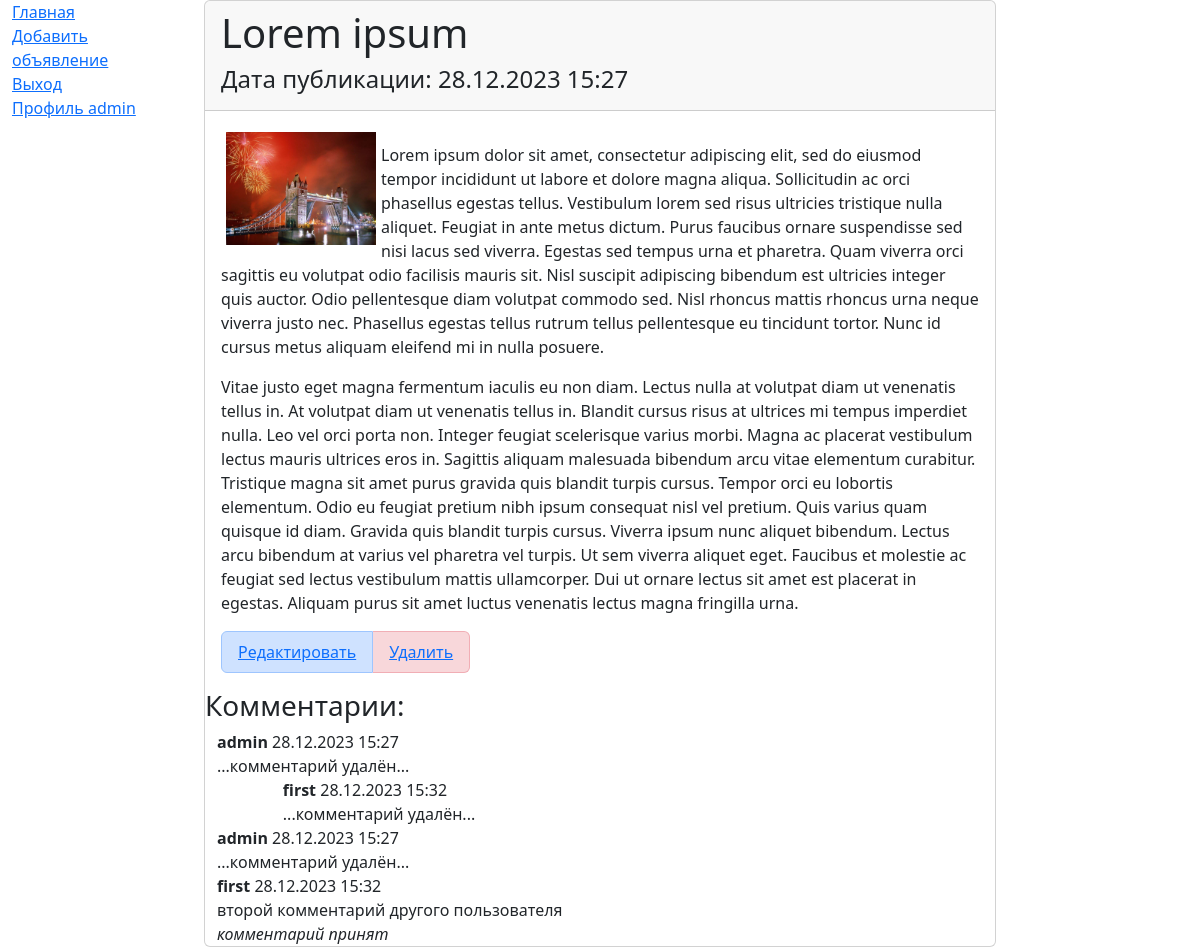
Screenshot of /app/private/1/ (signed in) with the database file from the repository.
### app/models.py (models this page shows, shortened)
class Post(models.Model):
    linkedAuthor = models.ForeignKey(Author, on_delete=models.CASCADE)
    TANKS = "T"
    HEALERS = "H"
    DD = "D"
    SELLERS = "S"
    GUILD_MASTERS = "G"
    QUEST_GIVERS = "Q"
    BLACKSMITHS = "B"
    TANNERS = "T"
    POTION_MASTERS = "P"
    CAST_SPELLERS = "C"
    NO_ONE = "N"
    CATEGORY_CHOICES = (
        (TANKS, 'Танки'),
        (HEALERS, 'Хилы'),
        (DD, 'ДД'),
        (SELLERS, 'Торговцы'),
        (GUILD_MASTERS, 'Гилдмастеры'),
        (QUEST_GIVERS, 'Квестгиверы'),
        (BLACKSMITHS, 'Кузнецы'),
        (TANNERS, 'Кожевники'),
        (POTION_MASTERS, 'Зельевары'),
        (CAST_SPELLERS, 'Мастера заклинаний'),
        (NO_ONE, 'Никто')
    )
    categoryType = models.CharField(max_length=2, choices=CATEGORY_CHOICES, default=NO_ONE)
    title = models.CharField(max_length=50, unique=True, verbose_name="Заголовок")
    content = RichTextUploadingField(verbose_name="Сообщение")
    dateCreation = models.DateTimeField(auto_now_add=True)

class Comment(models.Model):
    linkedPost = models.ForeignKey(Post, on_delete=models.CASCADE, blank=True, null=True, related_name='linkedComments')
    linkedUser = models.ForeignKey(User, on_delete=models.CASCADE)
    parent = models.ForeignKey('self', on_delete=models.SET_NULL, blank=True, null=True, related_name="commented")
    acceptedBy = models.ForeignKey(User, on_delete=models.SET_NULL, blank=True, null=True, related_name="accepted")
    commentText = models.TextField()
    dateCreation = models.DateTimeField(auto_now_add=True)
    familyTree = models.CharField(max_length=500, blank=True, null=True)
    is_deleted = models.BooleanField(null=False, default=False)
    def get_offset(self):
        x = len(str(self.familyTree).split("-")) - 2
        return 5 if x > 5 else x
    def get_col(self):
        return 12 - self.get_offset()

### app/views.py (the view)
# urls.py: path('private/<int:pk>/', PrivateDetailView.as_view(), name='private_post'),
class PrivateDetailView(LoginRequiredMixin, DetailView):
    template_name = 'app/private_post.html'
    model = Post
    context_object_name = 'post'
    paginate_by = 15
    def get_context_data(self, **kwargs):
        context = super().get_context_data(**kwargs)
        context['comments'] = (
            Comment.objects
            .filter(linkedPost__id=self.kwargs['pk'])
            .order_by('familyTree')
        )
        return context

### templates/app/private_post.html (shortened to what this page needs)
{% extends 'default.html' %}
{% block content %}
    <div class="card">
        {% if post %}
            <div class="card-header">
                <h1>{{ post.title }}</h1>
                <h4>Дата публикации: {{ post.dateCreation|date:'d.m.Y H:i' }}</h4>
            </div>
            <div class="card-body">
                {{post.content|safe}}
                {% if user == post.linkedAuthor.user %}
                    <ul class="list-group list-group-horizontal">
                        <li class="list-group-item list-group-item-primary"><a href="{% url 'post_update' pk=post.id %}">Редактировать</a></li>
                        <li class="list-group-item list-group-item-danger"><a href="{% url 'post_delete' pk=post.id %}">Удалить</a></li>
                    </ul>
                {% endif %}
            </div>
            <h3>Комментарии:</h3>
            <div class="container">
                {% if comments %}
                    {% for c in comments %}
                        <div class="row">
                            <div class="col-lg-{{ c.get_col }} offset-lg-{{ c.get_offset }}">
                                <div class="panel panel-default">
                                    <div class="panel-heading">
                                        <b>{{ c.linkedUser.username }}</b>&nbsp;{{ c.dateCreation|date:'d.m.Y H:i' }}
                                    </div>
                                    {% if not c.is_deleted %}
                                        <div class="panel-body">
                                            {{ c.commentText }}
                                        </div>
                                        <div class="panel-footer">
                                            {% if c.acceptedBy == null %}
                                                {% if user != c.linkedUser %}
                                                    <a class="btn btn-outline-success" href="{% url 'comment_accept' pk=c.id %}?pk={{ c.id }}">принять</a>
                                                {% endif %}
                                                {% if user == post.linkedAuthor.user %}
                                                    <a class="btn btn-outline-danger" href="{% url 'comment_delete' pk=c.id %}">удалить</a>
                                                {% endif %}
                                            {% else %}
                                                <i>комментарий принят</i>
                                            {% endif %}
                                        </div>
                                    {% else %}
                                        <div class="panel-body">
                                            ...комментарий удалён...
                                        </div>
                                    {% endif %}
                                </div>
                            </div>
                        </div>
                    {% endfor %}
                {% endif %}
            </div>
        {% else %}
            <p>потерялась...</p>
        {% endif %}
    </div>
{% endblock content %}

### templates/default.html (shortened to what this page needs)
{% load static %}
{% load own_tags %}
<!DOCTYPE html>
<html lang="en">
<head>
    <link href="https://cdn.jsdelivr.net/npm/bootstrap@5.3.2/dist/css/bootstrap.min.css" rel="stylesheet">
</head>
<body>
    <div class="row">
        <aside class="col-lg-2">
            <div class="container">
                <ul class="nav navbar-nav">
                    <li><a href="{% url 'home' %}">Главная</a></li>
                    {% if user.is_authenticated %}
                       <li><a href="{% url 'post_create' %}">Добавить объявление</a></li>
                       <li><a href="{% url 'logout' %}">Выход</a></li>
                       <li><a href="{% url 'private' %}">Профиль {{ user }}</a></li>
                    {% else %}
                       <li><a href="{% url 'login' %}">Вход</a></li>
                       <li><a href="{% url 'signup' %}">Регистрация</a></li>
                    {% endif %}
                </ul>
            </div>
        </aside>
        <main class="col-lg-8">
            {% block content %}
            {% endblock content %}
        </main>
    </div>
</body>
</html>

### rows the page displays
Post: title "Lorem ipsum", dateCreation "28.12.2023 15:27", content (picture), content "Lorem ipsum dolor sit amet, consectetur adipiscing elit, sed do eiusmod tempor incididunt ut labore et dolore magna aliqua. Sollicitudin ac orci phasellus egestas tellus. Vestibulum lorem sed risus ultricies tristique nulla aliquet. Feugiat in ante metus dictum. Purus faucibus ornare suspendisse sed nisi lacus sed viverra. Egestas sed tempus urna et pharetra. Quam viverra orci sagittis eu volutpat odio facilisis mauris sit. Nisl suscipit adipiscing bibendum est ultricies integer quis auctor. Odio pellentesque diam volutpat commodo sed. Nisl rhoncus mattis rhoncus urna neque viverra justo nec. Phasellus egestas tellus rutrum tellus pellentesque eu tincidunt tortor. Nunc id cursus metus…"
Comment: linkedUser.username "admin", dateCreation "28.12.2023 15:27", is_deleted "...комментарий удалён..."
Comment: linkedUser.username "first", dateCreation "28.12.2023 15:32", is_deleted "...комментарий удалён..."
Comment: linkedUser.username "admin", dateCreation "28.12.2023 15:27", is_deleted "...комментарий удалён..."
Comment: linkedUser.username "first", dateCreation "28.12.2023 15:32", commentText "второй комментарий другого пользователя", shows "комментарий принят"

### other values shown
{{ user }} "admin"
